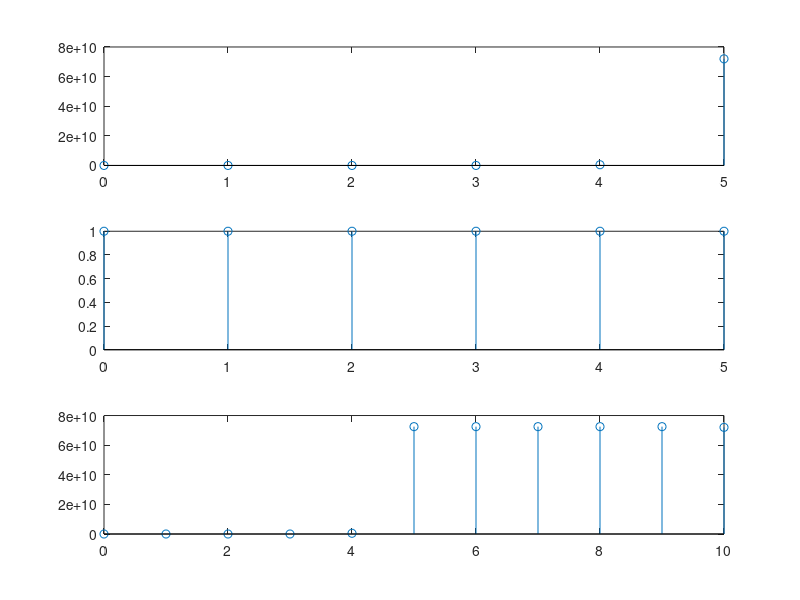

Here is the MATLAB script that generated this plot:
clc;
clear all;
close all;

% a is a constant , |a|<1
a=input(' Enter the value of a (constant) , |a|<1 ');
n=0:1:5;
y=exp(a*n);


u=(n-0)>=0;


h=y.*u;

% Index of the convolved signal
nout=min(n)+min(n):max(n)+max(n);

output=conv(u,h);

disp('The convolved signal is:');
output
disp('The index of convolved sequence is:');
nout
subplot(311);
stem(n,y);
subplot(312);
stem(n,u);
subplot(313);
stem(nout,output);
